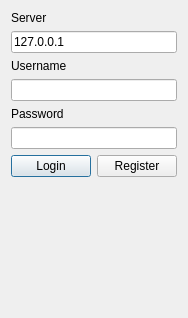
<?xml version="1.0" encoding="UTF-8"?>
<ui version="4.0">
 <class>MainWindow</class>
 <widget class="QMainWindow" name="MainWindow">
  <property name="geometry">
   <rect>
    <x>0</x>
    <y>0</y>
    <width>174</width>
    <height>318</height>
   </rect>
  </property>
  <property name="windowTitle">
   <string notr="true">QCC - Qt CryptoChat</string>
  </property>
  <widget class="QWidget" name="centralWidget">
   <layout class="QVBoxLayout" name="verticalLayout_2">
    <property name="spacing">
     <number>0</number>
    </property>
    <property name="margin">
     <number>0</number>
    </property>
    <item>
     <widget class="QStackedWidget" name="stackedWidget">
      <property name="currentIndex">
       <number>0</number>
      </property>
      <widget class="QWidget" name="loginPage">
       <layout class="QFormLayout" name="formLayout">
        <item row="0" column="0">
         <widget class="QLabel" name="serverLabel">
          <property name="text">
           <string>Server</string>
          </property>
         </widget>
        </item>
        <item row="1" column="0" colspan="2">
         <widget class="QLineEdit" name="serverLineEdit">
          <property name="text">
           <string notr="true">127.0.0.1</string>
          </property>
         </widget>
        </item>
        <item row="2" column="0">
         <widget class="QLabel" name="usernameLabel">
          <property name="text">
           <string>Username</string>
          </property>
         </widget>
        </item>
        <item row="3" column="0" colspan="2">
         <widget class="QLineEdit" name="usernameLineEdit">
          <property name="text">
           <string notr="true"/>
          </property>
         </widget>
        </item>
        <item row="4" column="0">
         <widget class="QLabel" name="passwordLabel">
          <property name="text">
           <string>Password</string>
          </property>
         </widget>
        </item>
        <item row="5" column="0" colspan="2">
         <widget class="QLineEdit" name="passwordLineEdit">
          <property name="text">
           <string notr="true"/>
          </property>
          <property name="echoMode">
           <enum>QLineEdit::Password</enum>
          </property>
         </widget>
        </item>
        <item row="6" column="0">
         <widget class="QPushButton" name="loginButton">
          <property name="text">
           <string>Login</string>
          </property>
          <property name="autoDefault">
           <bool>true</bool>
          </property>
          <property name="default">
           <bool>true</bool>
          </property>
         </widget>
        </item>
        <item row="6" column="1">
         <widget class="QPushButton" name="registerButton">
          <property name="text">
           <string>Register</string>
          </property>
         </widget>
        </item>
        <item row="7" column="0" colspan="2">
         <layout class="QVBoxLayout" name="logoLayout">
          <item>
           <spacer name="logoSpacer">
            <property name="orientation">
             <enum>Qt::Vertical</enum>
            </property>
            <property name="sizeHint" stdset="0">
             <size>
              <width>20</width>
              <height>99999</height>
             </size>
            </property>
           </spacer>
          </item>
          <item>
           <widget class="QLabel" name="logoLabel">
            <property name="pixmap">
             <pixmap resource="icons.qrc">:/icons/qcc128a.png</pixmap>
            </property>
            <property name="alignment">
             <set>Qt::AlignBottom|Qt::AlignHCenter</set>
            </property>
           </widget>
          </item>
         </layout>
        </item>
       </layout>
      </widget>
      <widget class="QWidget" name="mainPage">
       <layout class="QVBoxLayout" name="verticalLayout">
        <property name="spacing">
         <number>0</number>
        </property>
        <property name="margin">
         <number>0</number>
        </property>
        <item>
         <widget class="QListView" name="contactListView">
          <property name="contextMenuPolicy">
           <enum>Qt::CustomContextMenu</enum>
          </property>
          <property name="horizontalScrollBarPolicy">
           <enum>Qt::ScrollBarAlwaysOff</enum>
          </property>
          <property name="autoScroll">
           <bool>false</bool>
          </property>
          <property name="iconSize">
           <size>
            <width>16</width>
            <height>16</height>
           </size>
          </property>
         </widget>
        </item>
        <item>
         <layout class="QHBoxLayout" name="horizontalLayout">
          <property name="spacing">
           <number>0</number>
          </property>
          <item>
           <widget class="QLineEdit" name="contactLineEdit">
            <property name="text">
             <string notr="true"/>
            </property>
           </widget>
          </item>
          <item>
           <widget class="QPushButton" name="addContactButton">
            <property name="text">
             <string>Add Contact</string>
            </property>
           </widget>
          </item>
         </layout>
        </item>
       </layout>
      </widget>
     </widget>
    </item>
   </layout>
  </widget>
 </widget>
 <layoutdefault spacing="6" margin="11"/>
 <tabstops>
  <tabstop>serverLineEdit</tabstop>
  <tabstop>usernameLineEdit</tabstop>
  <tabstop>passwordLineEdit</tabstop>
  <tabstop>loginButton</tabstop>
  <tabstop>registerButton</tabstop>
  <tabstop>contactListView</tabstop>
  <tabstop>contactLineEdit</tabstop>
  <tabstop>addContactButton</tabstop>
 </tabstops>
 <resources>
  <include location="icons.qrc"/>
 </resources>
 <connections>
  <connection>
   <sender>usernameLineEdit</sender>
   <signal>returnPressed()</signal>
   <receiver>loginButton</receiver>
   <slot>click()</slot>
   <hints>
    <hint type="sourcelabel">
     <x>86</x>
     <y>82</y>
    </hint>
    <hint type="destinationlabel">
     <x>46</x>
     <y>155</y>
    </hint>
   </hints>
  </connection>
  <connection>
   <sender>passwordLineEdit</sender>
   <signal>returnPressed()</signal>
   <receiver>loginButton</receiver>
   <slot>click()</slot>
   <hints>
    <hint type="sourcelabel">
     <x>86</x>
     <y>127</y>
    </hint>
    <hint type="destinationlabel">
     <x>46</x>
     <y>155</y>
    </hint>
   </hints>
  </connection>
  <connection>
   <sender>contactLineEdit</sender>
   <signal>returnPressed()</signal>
   <receiver>addContactButton</receiver>
   <slot>click()</slot>
   <hints>
    <hint type="sourcelabel">
     <x>49</x>
     <y>14</y>
    </hint>
    <hint type="destinationlabel">
     <x>49</x>
     <y>14</y>
    </hint>
   </hints>
  </connection>
 </connections>
</ui>
